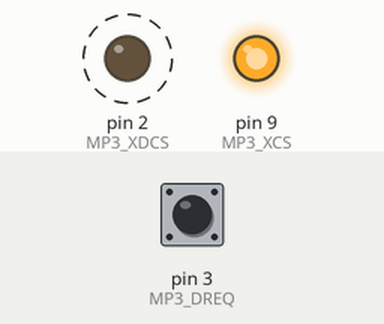
Recording of a sketch running on a simulated Arduino Uno, built with avr-gcc and run on an emulated ATmega328P. On the bench: output pins drawn as LEDs (lit = HIGH). Dashed ring = blinking. Inputs (shaded band) come from the test bench; at power-on: pin 3 (MP3_DREQ) HIGH.

Above: at 1.4 s.
1.5 s: pin 3 (MP3_DREQ) driven LOW
At 2.1 s:
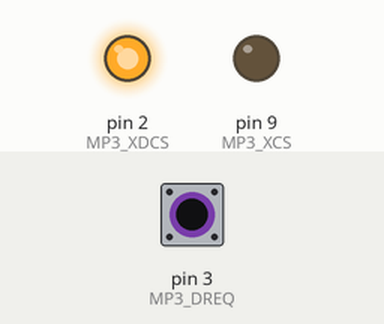
3.0 s: pin 3 (MP3_DREQ) driven HIGH
At 3.27 s:
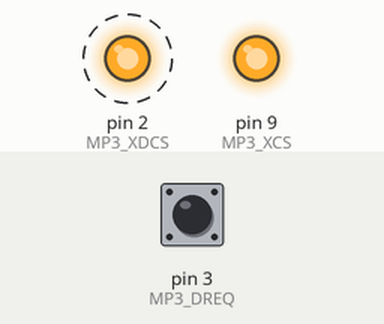
9.0 s: pin 3 (MP3_DREQ) pulsed LOW 2 times (0.12 s each, 0.3 s apart)
At 9.34 s:
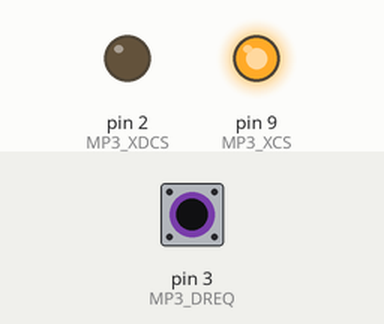
Timing chart, 0 to 18.0 s (numbered marks = the images above; inputs shaded):
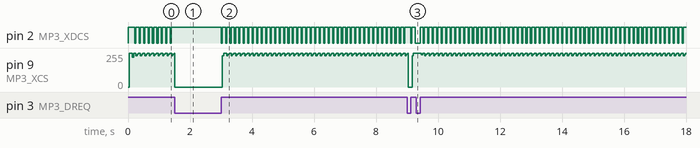

The sketch:

VS1053_HelloWorld.pde
```cpp
//RA: Hello, World code for VS1053VS1053VS1053 and ATMega328 microcontroller on an arduino board
//Uses a sparkfun mp3 shield for arduino available at www.sparkfun.com

#include <SPI.h>

/** Control Chip Select Pin (for accessing SPI Control/Status registers) */
#define MP3_XCS 9

/** Data Chip Select / BSYNC Pin */
#define MP3_XDCS 2

//** Data Request Pin: Player asks for more data */
#define MP3_DREQ 3

/** VS10xx SCI Registers */
#define SPI_MODE 0x0   /**< VS10xx register */
#define SPI_STATUS 0x1   /**< VS10xx register */
#define SPI_BASS 0x2   /**< VS10xx register */
#define SPI_CLOCKF 0x3   /**< VS10xx register */
#define SPI_DECODE_TIME 0x4   /**< VS10xx register */
#define SPI_AUDATA 0x5   /**< VS10xx register */
#define SPI_WRAM 0x6   /**< VS10xx register */
#define SPI_WRAMADDR 0x7   /**< VS10xx register */
#define SPI_HDAT0 0x8   /**< VS10xx register */
#define SPI_HDAT1 0x9   /**< VS10xx register */
#define SPI_AIADDR 0xa   /**< VS10xx register */
#define SPI_VOL 0xb   /**< VS10xx register */
#define SPI_AICTRL0 0xc   /**< VS10xx register */
#define SPI_AICTRL1 0xd   /**< VS10xx register */
#define SPI_AICTRL2 0xe   /**< VS10xx register */
#define SPI_AICTRL3 0xf   /**< VS10xx register */

unsigned char SPIGetChar(){
  unsigned char returned = SPI.transfer(0xFF);
  return returned; /* Return the received byte */
}

/** Pull the VS10xx Control Chip Select line Low */
void Mp3SelectControl(){
  digitalWrite(MP3_XCS, LOW);
}

/** Pull the VS10xx Control Chip Select line High */
void Mp3DeselectControl(){
  digitalWrite(MP3_XCS, HIGH);
}

/** Pull the VS10xx Data Chip Select line Low */
void Mp3SelectData(){
  digitalWrite(MP3_XDCS, LOW);
}

/** Pull the VS10xx Data Chip Select line High */
void Mp3DeselectData(){
  digitalWrite(MP3_XDCS, HIGH);
}

void SPIWait(){
  while (!digitalRead(MP3_DREQ)){};
}

/** Write VS10xx register */
void Mp3WriteRegister(unsigned char addressbyte, unsigned char highbyte, unsigned char lowbyte){
  Mp3DeselectData();
  Mp3SelectControl();
  delay(1);
  SPI.transfer(0x02);  //write command
  SPI.transfer(addressbyte);
  SPI.transfer(highbyte);
  SPI.transfer(lowbyte);
  SPIWait();
  Mp3DeselectControl();
}

/** Read the 16-bit value of a VS10xx register */
unsigned int Mp3ReadRegister (unsigned char addressbyte){
  unsigned int resultvalue = 0;
  unsigned int aux = 0;
  Mp3DeselectData();
  Mp3SelectControl();
  SPI.transfer(0x03);  //read command
  SPI.transfer(addressbyte);
  aux = SPI.transfer(0xff);
  SPIWait();
  resultvalue = aux << 8;
  SPI.transfer(0xff);
  SPIWait();
  resultvalue |= aux;
  Mp3DeselectControl();
  return resultvalue;
}

/** Set VS10xx Volume Register */
void Mp3SetVolume(unsigned char leftchannel, unsigned char rightchannel){
  Mp3WriteRegister(SPI_VOL,leftchannel,rightchannel);
}

/** Soft Reset of VS10xx (Between songs) */
void Mp3SoftReset(){
  Mp3WriteRegister (SPI_MODE, 0x08, 0x04); /* Newmode, Reset, No L1-2 */
  delay(1); /* One millisecond delay */
  while (!digitalRead(MP3_DREQ)) /* wait for startup */
    ;
 /* Set clock register, doubler etc. */
  Mp3WriteRegister(SPI_CLOCKF, 0xb3, 0xfe);
  delay(1); /* One millisecond delay */
 /* Wait for DREQ */
  while (!digitalRead(MP3_DREQ))
    ;

    /***********************************ADDED AS TESTS*/

  Mp3DeselectControl();
  Mp3DeselectData();
  Mp3SetVolume(0xff,0xff); //Declick: Immediately switch analog off
   /* Declick: Slow sample rate for slow analog part startup */
  Mp3WriteRegister(SPI_AUDATA, 0, 10); /* 10 Hz */
  delay(100);
  /* Switch on the analog parts */
  Mp3SetVolume(0xfe,0xfe);
  Mp3WriteRegister (SPI_AUDATA, 31, 64); /* 8kHz */
  Mp3SetVolume(20,20); // Set initial volume (20 = -10dB)

    /*******************************END ADDED AS TESTS*/
}

unsigned char HelloMP3[] = {
  0xFF,0xF2,0x40,0xC0,0x19,0xB7,0x00,0x14,0x02,0xE6,0x5C, /* ..@.......\ */
  0x01,0x92,0x68,0x01,0xF1,0x5E,0x03,0x08,0xF0,0x24,0x80, /* ..h..^...$. */
  0x05,0x9E,0x20,0xC6,0xFC,0x12,0x32,0x5C,0xBF,0xF9,0xB9, /* .. ...2\... */
  0x20,0x4A,0x7F,0x85,0xEC,0x4C,0xCD,0xC7,0x27,0xFE,0x5C, /*  J...L..'.\ */
  0x34,0x25,0xCB,0xE6,0xFF,0xFF,0x8E,0x42,0xE1,0xA0,0x5E, /* 4%.....B..^ */
  0xCA,0x6E,0x30,0x9F,0xFF,0xF8,0xC2,0x12,0x84,0xB9,0x7C, /* .n0.......| */
  0xDC,0x61,0x09,0x4A,0x7F,0xFF,0xFF,0xF9,0x7D,0x32,0x51, /* .a.J....}2Q */
  0x09,0x7C,0xE1,0xA5,0x6E,0xB4,0xFF,0xFF,0xFF,0xFF,0xD3, /* .|..n...... */
  0x34,0x41,0x91,0xF0,0x11,0x8F,0x00,0x0F,0x81,0x9C,0x10, /* 4A......... */
  0xEE,0x59,0xCE,0x56,0x67,0xFF,0xF2,0x42,0xC0,0xEC,0x53, /* .Y.Vg..B..S */
  0x09,0x15,0xF9,0xAA,0xA8,0x0D,0xD9,0x40,0x00,0xCA,0x34, /* .......@..4 */
  0x53,0xD9,0x18,0xAB,0x7D,0xF7,0x89,0x3F,0x11,0x38,0x94, /* S...}..?.8. */
  0x82,0x59,0x93,0x20,0x6A,0x0C,0xEE,0x8E,0x58,0xFA,0x38, /* .Y. j...X.8 */
  0x82,0xCA,0xF0,0x58,0xBB,0xDA,0x0C,0x50,0x56,0x1F,0xBB, /* ...X...PV.. */
  0x18,0x5D,0x8B,0x9F,0xDA,0x71,0x4F,0xFF,0xBD,0xFE,0xEF, /* .]...qO.... */
  0x69,0x36,0x86,0x3C,0x50,0xBB,0x0A,0x07,0x89,0x54,0xF0, /* i6.<P....T. */
  0x88,0x9F,0x90,0x95,0x30,0x94,0x2E,0x7E,0xF0,0x64,0x96, /* ....0..~.d. */
  0x79,0x08,0x3E,0x20,0x97,0x28,0x34,0x9C,0x09,0x7F,0xD2, /* y.> .(4.... */
  0xC0,0x01,0x75,0xF8,0x05,0x6B,0x5F,0x41,0x17,0x0B,0xE7, /* ..u..k_A... */
  0xFF,0xF2,0x40,0xC0,0x61,0xE5,0x0B,0x16,0x09,0xC6,0xC5, /* ..@.a...... */
  0x74,0x7B,0xCC,0x94,0x7A,0xF7,0x80,0x76,0xB2,0xD2,0xF8, /* t{..z..v... */
  0x39,0x06,0x38,0xFD,0x71,0xC5,0xDE,0x3A,0x38,0xBF,0xD5, /* 9.8.q..:8.. */
  0xF7,0x12,0x37,0xCB,0xF5,0x63,0x0C,0x9B,0xCE,0x77,0x25, /* ..7..c...w% */
  0xED,0xFB,0x3D,0x6B,0x35,0xF9,0x6D,0xD7,0xF9,0x2C,0xD1, /* ..=k5.m..,. */
  0x97,0x15,0x87,0x93,0xA4,0x49,0x4A,0x18,0x16,0x07,0xA1, /* .....IJ.... */
  0x60,0xF7,0x52,0x94,0xDB,0x02,0x16,0x70,0xB2,0xD8,0x80, /* `.R....p... */
  0x30,0xC2,0x94,0x40,0x81,0x74,0x5A,0x19,0x7A,0x80,0x60, /* 0..@.tZ.z.` */
  0x41,0x21,0x46,0x95,0xD5,0xC4,0x40,0xD2,0x01,0xC0,0x01, /* A!F...@.... */
  0xDA,0xD9,0xA0,0xB1,0x01,0xFF,0xF2,0x42,0xC0,0x82,0x10, /* .......B... */
  0x0B,0x12,0xF9,0x9E,0xC9,0x7E,0x7A,0xC6,0x95,0x55,0x09, /* .....~z..U. */
  0x8B,0x19,0x5E,0x8B,0x26,0xCA,0xEB,0x68,0x8A,0x05,0x8F, /* ..^.&..h... */
  0x36,0xA5,0xA5,0x03,0xB8,0x9C,0xED,0x24,0x51,0x59,0x90, /* 6......$QY. */
  0xF6,0xC5,0x7D,0xB5,0xAD,0xAF,0xF6,0x3B,0x18,0xEF,0x3F, /* ..}....;..? */
  0xFF,0xFF,0x4E,0xDE,0x16,0x66,0x0B,0xAA,0x33,0x23,0xDD, /* ..N..f..3#. */
  0x9C,0x4E,0x6E,0x55,0x22,0x9D,0xA2,0x40,0xA6,0x36,0x31, /* .NnU"..@.61 */
  0x69,0xA5,0xE1,0xD9,0x7F,0xF7,0xC6,0xCC,0x48,0x00,0x0E, /* i.......H.. */
  0x90,0x16,0x00,0x0F,0xDE,0x6E,0x80,0x11,0x0C,0x9A,0x4F, /* .....n....O */
  0x56,0xDB,0x88,0xD3,0xB2,0x1C,0x00,0xE0,0x2E,0x3E,0xAC, /* V........>. */
  0xFF,0xF2,0x40,0xC0,0x1C,0xE5,0x19,0x13,0x31,0x4E,0xCD, /* ..@.....1N. */
  0x9E,0xC3,0x06,0x71,0x03,0x85,0xE5,0xB5,0x6D,0x88,0x50, /* ...q....m.P */
  0x8E,0x0E,0x17,0x3B,0x19,0xFB,0x4E,0x3B,0x99,0xEF,0x4C, /* ...;..N;..L */
  0x9E,0xF7,0x7B,0x31,0x7C,0x3C,0x5F,0xFF,0xF4,0xF8,0xE3, /* ..{1|<_.... */
  0x92,0x42,0x07,0x8E,0x83,0x8E,0x0F,0x05,0x08,0x91,0xA3, /* .B......... */
  0x16,0xE2,0xDF,0xB7,0x62,0x60,0x48,0x31,0x3C,0xFF,0xD4, /* ....b`H1<.. */
  0x9E,0x0C,0x68,0x00,0x77,0x54,0xE3,0x1E,0x05,0xC5,0xF8, /* ..h.wT..... */
  0xEA,0x8D,0x82,0x9D,0x08,0xA9,0x06,0x8D,0x1E,0x5D,0x7C, /* .........]| */
  0x7F,0x08,0xC0,0x50,0x45,0x42,0xD0,0x36,0xF8,0xB2,0x4D, /* ...PEB.6..M */
  0x53,0x0C,0x80,0x3B,0x4D,0xFF,0xF2,0x42,0xC0,0x2F,0x3C, /* S..;M..B./< */
  0x25,0x19,0x29,0xFE,0xBC,0x2E,0xC4,0xD0,0x99,0x4C,0x48, /* %.)......LH */
  0xB0,0x9C,0x49,0xD2,0x1A,0x2D,0x02,0xC2,0x79,0x69,0x16, /* ..I..-..yi. */
  0x92,0xA8,0xC5,0xAB,0x45,0x5A,0x68,0xE8,0x75,0x57,0xCD, /* ....EZh.uW. */
  0xF1,0xB9,0xAA,0x13,0x88,0xE4,0x87,0x42,0x15,0xB3,0x58, /* .......B..X */
  0xF5,0xA3,0x46,0xB1,0xCF,0xD3,0x59,0x7E,0xBA,0xB5,0xA7, /* ..F...Y~... */
  0x6B,0x0B,0x17,0x57,0x6B,0x5C,0x4A,0xCD,0x53,0x76,0x2A, /* k..Wk\J.Sv* */
  0x1D,0x28,0xC5,0x1C,0x76,0x5C,0xDD,0x0A,0x00,0x4B,0xC0, /* .(..v\...K. */
  0x1B,0xCA,0xA8,0xE9,0x81,0x5B,0xA6,0xDC,0xA4,0x59,0x13, /* .....[...Y. */
  0xFC,0xBA,0x8F,0x98,0x79,0x44,0x25,0xC9,0x35,0x38,0xCA, /* ....yD%.58. */
  0xFF,0xF2,0x40,0xC0,0xB9,0x7D,0x1A,0x13,0x79,0x6A,0xC8, /* ..@..}..yj. */
  0x3E,0xC4,0x46,0x94,0x8D,0x3C,0x67,0x85,0xB1,0xA8,0x89, /* >.F..<g.... */
  0xC0,0xF2,0xE6,0x2F,0x9D,0x7C,0xC9,0xB4,0xBE,0xCF,0xE1, /* .../.|..... */
  0x7D,0xFE,0x1F,0x03,0x00,0x12,0x84,0x72,0x8C,0xE7,0xD8, /* }......r... */
  0x5E,0xC9,0xA9,0x01,0xBA,0x9B,0xC4,0x10,0x5C,0x70,0x2E, /* ^.......\p. */
  0x6C,0x48,0xE7,0x8C,0x15,0x0B,0x06,0x01,0xE5,0xFF,0xFF, /* lH......... */
  0xD4,0x0D,0x00,0x0F,0xCE,0x58,0x95,0x61,0xA8,0x9E,0x7B, /* .....X.a..{ */
  0x19,0x98,0xB0,0xF0,0xC6,0x72,0x82,0xD5,0x27,0x06,0x47, /* .....r..'.G */
  0x41,0x22,0x0F,0x65,0x93,0xC9,0x8A,0x09,0x19,0x48,0x1B, /* A".e.....H. */
  0xBD,0xD6,0x64,0x1A,0xAC,0xFF,0xF2,0x42,0xC0,0xF1,0x11, /* ..d....B... */
  0x25,0x14,0x22,0x06,0xBC,0x0E,0xD4,0x4E,0x99,0x90,0xA8, /* %."....N... */
  0xD8,0xB7,0xAD,0x5D,0x3E,0xAF,0x6E,0xBE,0x66,0x83,0xA4, /* ...]>.n.f.. */
  0xE3,0xC2,0xE0,0x29,0x43,0x87,0x5F,0x4F,0x27,0x9C,0x2C, /* ...)C._O'., */
  0xD0,0x91,0xF3,0x87,0x9B,0x54,0xED,0xD1,0xB4,0xF3,0x39, /* .....T....9 */
  0x87,0x22,0x06,0x86,0x0D,0x71,0xE4,0x6F,0x2A,0x08,0x04, /* ."...q.o*.. */
  0xC0,0x03,0x2A,0xB1,0xE2,0x05,0x4D,0x64,0xA1,0x9C,0xA6, /* ..*...Md... */
  0x0D,0x41,0xA6,0xF2,0x7A,0xC1,0x30,0xC3,0x38,0x26,0x09, /* .A..z.0.8&. */
  0x50,0x08,0xC4,0xF6,0x30,0x0C,0xA6,0xA9,0x17,0x00,0x13, /* P...0...... */
  0x0C,0xDC,0xC4,0x2F,0x28,0xEB,0x3F,0xCD,0x7A,0x3D,0x2F, /* .../(.?.z=/ */
  0xFF,0xF2,0x40,0xC0,0x18,0x6F,0x2E,0x13,0xA1,0xF2,0xBC, /* ..@..o..... */
  0x36,0xCB,0x4E,0x99,0x6E,0xFC,0xEE,0xC5,0xF0,0xA0,0xB7, /* 6.N.n...... */
  0x92,0xD4,0xEE,0x79,0x7C,0x50,0x5D,0xE5,0x04,0x94,0xA9, /* ...y|P].... */
  0x76,0xCF,0x6C,0x70,0xDD,0x0D,0xD4,0xEE,0xED,0x98,0xE8, /* v.lp....... */
  0xC8,0x35,0x36,0x7A,0x0C,0x05,0x80,0x03,0xBC,0xBE,0x91, /* .56z....... */
  0x00,0x7C,0xAE,0x65,0xB8,0x91,0xA3,0x33,0xBA,0x68,0x60, /* .|.e...3.h` */
  0xD4,0x1A,0x66,0xF8,0x43,0xA0,0x20,0x89,0xE7,0x80,0xD8, /* ..f.C. .... */
  0x1E,0x4F,0xA0,0x04,0x60,0x06,0x0A,0xA4,0x91,0x24,0xFA, /* .O..`....$. */
  0x9F,0x57,0x53,0xF4,0x7A,0xDB,0x5F,0x56,0xE3,0x6E,0x0B, /* .WS.z._V.n. */
  0x8B,0x3A,0x1C,0xF9,0x5E,0xFF,0xF2,0x42,0xC0,0xB1,0x00, /* .:..^..B... */
  0x38,0x14,0x09,0xEE,0xB4,0x36,0xD3,0x4E,0x99,0xA4,0x78, /* 8....6.N..x */
  0x94,0x73,0xC4,0x66,0x30,0xF5,0xEA,0xDB,0xBA,0x67,0x67, /* .s.f0....gg */
  0x95,0x6B,0xAB,0x68,0x5D,0x08,0xA1,0x39,0x56,0xAB,0x1E, /* .k.h]..9V.. */
  0xD5,0x03,0xE8,0x01,0x70,0x00,0xB3,0x93,0x33,0x19,0x8C, /* ....p...3.. */
  0x61,0x8F,0xBB,0x5D,0x24,0x12,0x63,0xD3,0x4B,0x5D,0x91, /* a..]$.c.K]. */
  0x08,0x43,0x22,0x56,0x1A,0xC5,0x10,0x21,0x84,0xA8,0xEA, /* .C"V...!... */
  0x80,0xBF,0x16,0x8E,0x3D,0x46,0x18,0x9C,0x6E,0x9A,0x91, /* ....=F..n.. */
  0xE6,0xC9,0x6F,0xD2,0x7D,0x27,0xD7,0xE9,0x6B,0xFF,0x0A, /* ..o.}'..k.. */
  0x03,0x43,0x89,0xD5,0xBF,0x52,0x97,0x0A,0x25,0x95,0x0D, /* .C...R..%.. */
  0xFF,0xF2,0x40,0xC0,0xF5,0xC3,0x41,0x13,0x81,0xEE,0xA8, /* ..@...A.... */
  0x5E,0xD3,0x44,0x98,0xFC,0xCF,0x97,0xF9,0x58,0xB5,0x33, /* ^.D.....X.3 */
  0xB1,0x85,0x47,0x86,0xD7,0x98,0x01,0x3B,0xA3,0x4F,0x7E, /* ..G....;.O~ */
  0x04,0xA6,0xC3,0x39,0x21,0x70,0x27,0x62,0xB5,0x18,0x10, /* ...9!p'b... */
  0x09,0x99,0x00,0x8B,0x7E,0xF2,0xBF,0x52,0x18,0x26,0x30, /* ....~..R.&0 */
  0x1C,0xB0,0x01,0x49,0x30,0xE0,0xC3,0x11,0x46,0x05,0xCC, /* ...I0...F.. */
  0x49,0x14,0x28,0xB2,0xED,0x4B,0x57,0x5A,0x2F,0xB7,0x46, /* I.(..KWZ/.F */
  0x63,0x34,0xD2,0xDA,0x9F,0x56,0x32,0xB7,0xA2,0x25,0xFF, /* c4...V2..%. */
  0x94,0x28,0x33,0x7F,0x3B,0xC4,0x50,0xEC,0xB1,0xE2,0x26, /* .(3.;.P...& */
  0xA1,0xB7,0x07,0x7F,0xFB,0xFF,0xF2,0x42,0xC0,0x67,0x6A, /* .......B.gj */
  0x4C,0x13,0xF9,0x6A,0x90,0x7E,0xDB,0x44,0x94,0x3F,0xFF, /* L..j.~.D.?. */
  0x14,0xD6,0x2A,0xFF,0xFF,0xC1,0x34,0x8C,0x48,0x22,0x00, /* ..*...4.H". */
  0x06,0x8F,0x21,0xFD,0x64,0x60,0x04,0x92,0x42,0xEA,0x74, /* ..!.d`..B.t */
  0x32,0x37,0xAA,0x5A,0x9F,0x67,0x01,0x8B,0x3F,0x37,0x31, /* 27.Z.g..?71 */
  0xDD,0x06,0x3C,0x01,0x34,0x30,0xE0,0x5C,0x78,0x78,0xCB, /* ..<.40.\xx. */
  0xD6,0xF1,0x31,0x8A,0x69,0x61,0x93,0x92,0x42,0xCE,0x4B, /* ..1.ia..B.K */
  0xC5,0x02,0x4E,0x73,0xC6,0x24,0x30,0xCD,0x08,0x66,0xC6, /* ..Ns.$0..f. */
  0x35,0xAB,0xA2,0x3D,0x2F,0xB3,0xBD,0x34,0x87,0x13,0xEE, /* 5..=/..4... */
  0x71,0x45,0x68,0xFA,0xEA,0x05,0x84,0x41,0x36,0x4C,0x9A, /* qEh....A6L. */
  0xFF,0xF2,0x40,0xC0,0xC9,0x92,0x56,0x13,0xD0,0x6E,0x70, /* ..@...V..np */
  0x54,0xD3,0xCC,0x28,0x06,0xD7,0x0E,0xA4,0x1D,0x9C,0x9D, /* T..(....... */
  0xD9,0xA9,0x88,0x7B,0xB5,0xA3,0x56,0xB7,0x4B,0x4B,0x5A, /* ...{..V.KKZ */
  0x9B,0x2C,0xA9,0xAD,0x6F,0x99,0x6C,0xC0,0x4C,0x14,0x14, /* .,..o.l.L.. */
  0xEF,0xB4,0x20,0x91,0x5F,0xBC,0x81,0x41,0x41,0x5D,0xD4, /* .. ._..AA]. */
  0x20,0xBD,0x05,0x1A,0x6F,0xE2,0x68,0x56,0x41,0x41,0x57, /*  ...o.hVAAW */
  0xF9,0xBF,0x89,0x82,0x8E,0xC7,0x8F,0x0A,0x0A,0x09,0x37, /* ..........7 */
  0xF1,0x05,0x0A,0x0A,0x0A,0x0A,0x09,0x05,0x37,0xFF,0x10, /* ........7.. */
  0x50,0x50,0x53,0x65,0xFF,0xFF,0xFD,0x75,0xDF,0xFF,0xFF, /* PPSe...u... */
  0x68,0x4F,0xFF,0x84,0x70,0xFF,0xF2,0x42,0xC0,0x27,0x50, /* hO..p..B.'P */
  0x5F,0x17,0xE8,0x82,0x3C,0x11,0x58,0x18,0x01,0x55,0x48, /* _...<.X..UH */
  0xBC,0x52,0xFC,0x4A,0x4C,0x3C,0xD5,0xF6,0x11,0x2D,0xBF, /* .R.JL<...-. */
  0xEA,0x03,0x5C,0x57,0x29,0xBF,0xC3,0x75,0x1C,0xE6,0xDD, /* ..\W)..u... */
  0xBF,0xED,0xEF,0xD0,0x98,0x77,0x71,0x95,0x73,0xFF,0xED, /* .....wq.s.. */
  0x54,0xBE,0xD5,0xEE,0xAE,0xC2,0xD5,0x0B,0xFF,0xF1,0x97, /* T.......... */
  0x8A,0xE4,0x42,0x09,0x99,0xB1,0xEA,0x94,0xDC,0x78,0xB5, /* ..B......x. */
  0x34,0x0F,0xF1,0x8F,0xFC,0x15,0xF6,0xFA,0xB1,0x47,0xA9, /* 4........G. */
  0x6C,0x67,0x43,0x8B,0xF2,0x76,0x22,0xED,0xDA,0x85,0xBA, /* lgC..v".... */
  0x2F,0xC7,0xF9,0xCF,0xFC,0xDB,0x46,0x2E,0x50,0x0A,0x84, /* /.....F.P.. */
  0xFF,0xF2,0x40,0xC0,0xC6,0x4A,0x59,0x28,0x2B,0x19,0xE0, /* ..@..JY(+.. */
  0x01,0x89,0x78,0x00,0x52,0x85,0x3C,0x8E,0x54,0x9A,0x48, /* ..x.R.<.T.H */
  0x5A,0x72,0x32,0x94,0xBF,0x43,0x4F,0x24,0x53,0x4B,0xEC, /* Zr2..CO$SK. */
  0x4B,0x99,0x0E,0x66,0x1F,0xFF,0xCE,0x7F,0xFF,0x3F,0x10, /* K..f.....?. */
  0xAE,0x82,0x62,0x71,0x34,0x18,0x59,0x9B,0x51,0xC7,0x59, /* ..bq4.Y.Q.Y */
  0xCE,0xEE,0xA5,0xFE,0x02,0xBB,0x30,0x91,0x49,0xD5,0x4B, /* ......0.I.K */
  0xF3,0xDC,0x9A,0xA9,0x57,0x8E,0x72,0x10,0xC0,0x5D,0x60, /* ....W.r..]` */
  0x67,0xFC,0x7D,0xD6,0xBA,0xDD,0xB3,0x8B,0x5A,0x0A,0x4C, /* g.}.....Z.L */
  0x41,0x4D,0x45,0x33,0x2E,0x39,0x33,0xAA,0xAA,0xAA,0xAA, /* AME3.93.... */
  0xAA,0xAA,0xAA,0xAA,0xAA,0x54,0x41,0x47,0x48,0x65,0x6C, /* .....TAGHel */
  0x6C,0x6F,0x20,0x20,0x20,0x20,0x20,0x20,0x20,0x20,0x20, /* lo          */
  0x20,0x20,0x20,0x20,0x20,0x20,0x20,0x20,0x20,0x20,0x20, /*             */
  0x20,0x20,0x20,0x20,0x20,0x50,0x61,0x6E,0x75,0x2D,0x4B, /*      Panu-K */
  0x72,0x69,0x73,0x74,0x69,0x61,0x6E,0x20,0x50,0x6F,0x69, /* ristian Poi */
  0x6B,0x73,0x61,0x6C,0x6F,0x20,0x20,0x20,0x20,0x20,0x20, /* ksalo       */
  0x20,0x20,0x56,0x53,0x44,0x53,0x50,0x20,0x54,0x65,0x73, /*   VSDSP Tes */
  0x74,0x69,0x6E,0x67,0x20,0x20,0x20,0x20,0x20,0x20,0x20, /* ting        */
  0x20,0x20,0x20,0x20,0x20,0x20,0x20,0x20,0x20,0x20,0x20, /*             */
  0x20,0x20,0x20,0x4D,0x50,0x33,0x20,0x48,0x65,0x6C,0x6C, /*    MP3 Hell */
  0x6F,0x2C,0x20,0x57,0x6F,0x72,0x6C,0x64,0x21,0x20,0x20, /* o, World!   */
  0x20,0x20,0x20,0x20,0x20,0x20,0x20,0x20,0x20,0x20,0x20, /*             */
  0x00, /* . */
};

void setup() {
  pinMode(MP3_DREQ, INPUT);
  pinMode(MP3_XCS, OUTPUT);
  pinMode(MP3_XDCS, OUTPUT);
  //Note that even if you're not using the SS pin, it must remain set as an output;
  //otherwise, the SPI interface can be put into slave mode, rendering the library inoperative.
  pinMode(10, OUTPUT);//the SS of the SPI interface on the arduino board
  SPI.begin();
  SPI.setBitOrder(MSBFIRST);
  SPI.setDataMode(SPI_MODE0);
  //max SDI clock freq = CLKI/7 and (datasheet) CLKI = 36.864, hence max clock = 5MHz
  //SPI clock arduino = 16MHz. 16/ 4 = 4MHz -- ok!

  //initialize chip
  Mp3DeselectControl();
  Mp3DeselectData();
  Mp3SetVolume(0xff,0xff); //Declick: Immediately switch analog off
   /* Declick: Slow sample rate for slow analog part startup */
  Mp3WriteRegister(SPI_AUDATA, 0, 10); /* 10 Hz */
  delay(100);
  /* Switch on the analog parts */
  Mp3SetVolume(0xfe,0xfe);
  Mp3WriteRegister (SPI_AUDATA, 31, 64); /* 8kHz */
  Mp3SetVolume(20,20); // Set initial volume (20 = -10dB)
  Mp3SoftReset();
}

void InitMicrocontroller(){
  SPI.setClockDivider(SPI_CLOCK_DIV64);//slow SPI bus speed
  SPI.transfer(0xFF);
}

void SPIInit(){
  SPI.setClockDivider(SPI_CLOCK_DIV4); //basically just set fast SPI bus speed
}

void loop(){

  unsigned char *p;
  unsigned int i;

  InitMicrocontroller();
  SPIInit();

  p = &HelloMP3[0]; // Point "p" to the beginning of array
    while (p <= &HelloMP3[sizeof(HelloMP3)-1]) {
      while (!digitalRead(MP3_DREQ)) {
       // MP3 buffer is full, time to do something else...
       SPIWait(); // Wait until SPI transfer is completed
       Mp3DeselectData(); // Release the SDI bus
       // You can do something else here, the bus is free...
       // Maybe set the volume or whatever...
      }
      Mp3SelectData(); // Pull XDCS low
      SPI.transfer(*p++); // Send SPI byte
      // You can actually send 32 bytes here before checking for DREQ again
    }

    // End of file - send 2048 zeros before next file
    Mp3SelectData();
    for (i=0; i<2048; i++) {
      while (!digitalRead(MP3_DREQ)); // wait here until DREQ is high again
      SPI.transfer(0);
    }
    SPIWait(); // Wait until SPI transfer is completed
    Mp3DeselectData();
    Mp3SoftReset();
}
```

Measured:
- after the input at 1.5 s, pin 2 (MP3_XDCS): stops changing and stays HIGH
- after the input at 3.0 s, pin 2 (MP3_XDCS): alternates HIGH for 0.11 s and LOW for 0.03 s, starting at once; pin 9 (MP3_XCS): 0/255 → 234/255 at once, then moves between 234/255 and 255/255, repeating every 0.14 s
- by itself, pin 2 (MP3_XDCS): alternates HIGH for 0.11 s and LOW for 0.03 s
